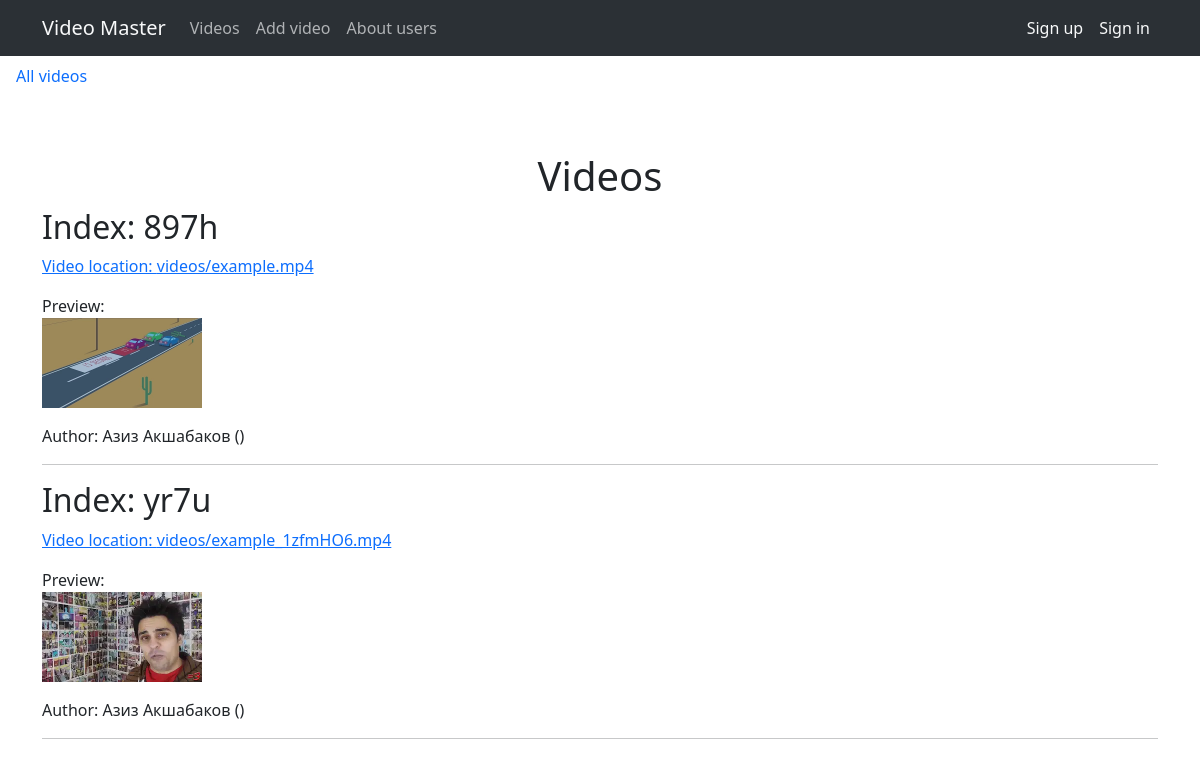
Page /videos/1 on the committed database.
### mainapp/models.py (models this page shows, shortened)
class Video(models.Model):
    index = models.CharField(max_length=255, verbose_name='Индекс')
    slug = models.SlugField(max_length=255, unique=True, db_index=True, verbose_name='URL')
    name = models.CharField(max_length=255, verbose_name='Название')
    video = models.FileField(upload_to='videos/', null=True, validators=[FileExtensionValidator(allowed_extensions=['mov','avi','mp4','webm','mkv'])], verbose_name='Видео')
    preview = models.ImageField(upload_to='previews/', verbose_name='Превьюшка')
    user_id = models.ForeignKey(User, on_delete=models.DO_NOTHING, verbose_name='Автор', related_name='get_videos')
    def get_absolute_url(self):
        return reverse('video', kwargs={'video_slug': self.slug})
    class Meta:
        verbose_name = 'Видео'
        verbose_name_plural = 'Видео'
        ordering = ['pk']

class User(models.Model):
    username = models.CharField(max_length=255, verbose_name='Логин')
    slug = models.SlugField(max_length=255, unique=True, db_index=True, verbose_name='URL')
    first_name = models.CharField(max_length=255, verbose_name='Имя')
    last_name = models.CharField(max_length=255, verbose_name='Фамилия')
    password = models.CharField(max_length=255)
    icon = models.ImageField(upload_to='icons/', verbose_name='Аватар')
    class Meta:
        verbose_name = 'Пользователь/автор'
        verbose_name_plural = 'Пользователи/авторы'
        ordering = ['username', 'last_name', 'first_name']

### mainapp/views.py (the view)
# urls.py: path('videos/<int:user_id>', UserVideos.as_view(), name='user-videos'),
class UserVideos(DataMixin, ListView):
    model = Video
    template_name = 'mainapp/videos.html'
    context_object_name = 'videos'
    allow_empty = False
    def get_context_data(self, *, object_list=None, **kwargs):
        context = super().get_context_data(**kwargs)
        c_def = self.get_user_context(user_selected=context['videos'][0].user_id.pk)
        context = dict(list(context.items()) + list(c_def.items()))
        return context
    def get_queryset(self):
        return Video.objects.filter(user_id__id=self.kwargs['user_id'])

### mainapp/utils.py (called while the page is built)
    def get_user_context(self, **kwargs):
        context = kwargs
        users = User.objects.annotate(Count('get_videos'))
        context['users'] = users
        if 'user_selected' not in context:
            context['user_selected'] = 0
        return context

### mainapp/templates/mainapp/videos.html (shortened to what this page needs)
{% extends 'mainapp/base.html' %}
{% block content %}
    <h1 class="text-center mt-5 pt-5">Videos</h1>
    <ul class="nav flex-column" style="position: absolute; top: 56px; left: 0px;">
        {% if user_selected == 0 %}
            <li class="nav-item nav-link text-dark">
                All videos
            </li>
        {% else %}
            <li class="nav-item">
                <a class="nav-link active" aria-current="page" href="{% url 'videos' %}">All videos</a>
            </li>
        {% endif %}
        {% for user in users %}
            {% if user.get_videos__count > 0 %}
                {% if user_selected == user.id %}
                    <li class="nav-item nav-link text-dark">
                    </li>
                {% else %}
                    <li class="nav-item">
                        <a class="nav-link active" aria-current="page" href="{% url 'user-videos' user.pk %}">{{ user.login }}</a>
                    </li>
                {% endif %}
            {% endif %}
        {% endfor %}
    </ul>
    {% for video in videos %}
        <h2>Index: {{ video.index }}</h2>
        <p><a href="{{ video.get_absolute_url }}">Video location: {{ video.video }}</a></p>
        <div>Preview:</div>
        <p><img src="/media/{{ video.preview }}" alt="" width="160px" height="90px"></p>
        <p>Author: {{ video.user_id.first_name }} {{ video.user_id.last_name }} ({{ video.user_id.login }})</p>
        <hr>
    {% endfor %}
{% endblock %}

### rows in the picture
Video: index "897h", video "videos/example.mp4", preview (picture), user_id.first_name "Азиз", user_id.last_name "Акшабаков"
Video: index "yr7u", video "videos/example_1zfmHO6.mp4", preview (picture), user_id.first_name "Азиз", user_id.last_name "Акшабаков"
